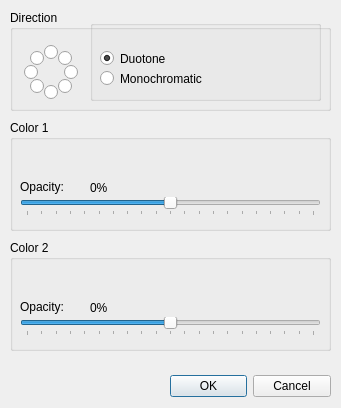
<?xml version="1.0" encoding="UTF-8"?>
<ui version="4.0">
 <class>GradientDialog</class>
 <widget class="QDialog" name="GradientDialog">
  <property name="geometry">
   <rect>
    <x>0</x>
    <y>0</y>
    <width>341</width>
    <height>408</height>
   </rect>
  </property>
  <property name="windowTitle">
   <string>Gradient</string>
  </property>
  <widget class="QDialogButtonBox" name="buttonBox">
   <property name="geometry">
    <rect>
     <x>170</x>
     <y>370</y>
     <width>161</width>
     <height>32</height>
    </rect>
   </property>
   <property name="orientation">
    <enum>Qt::Horizontal</enum>
   </property>
   <property name="standardButtons">
    <set>QDialogButtonBox::Cancel|QDialogButtonBox::Ok</set>
   </property>
  </widget>
  <widget class="QGroupBox" name="groupBox">
   <property name="geometry">
    <rect>
     <x>10</x>
     <y>10</y>
     <width>321</width>
     <height>101</height>
    </rect>
   </property>
   <property name="title">
    <string>Direction</string>
   </property>
   <widget class="QRadioButton" name="directionN">
    <property name="geometry">
     <rect>
      <x>34</x>
      <y>34</y>
      <width>16</width>
      <height>16</height>
     </rect>
    </property>
    <property name="autoFillBackground">
     <bool>false</bool>
    </property>
    <property name="text">
     <string/>
    </property>
    <property name="checked">
     <bool>false</bool>
    </property>
    <property name="autoRepeat">
     <bool>false</bool>
    </property>
   </widget>
   <widget class="QRadioButton" name="directionW">
    <property name="geometry">
     <rect>
      <x>14</x>
      <y>54</y>
      <width>16</width>
      <height>16</height>
     </rect>
    </property>
    <property name="text">
     <string/>
    </property>
    <property name="autoRepeat">
     <bool>false</bool>
    </property>
   </widget>
   <widget class="QRadioButton" name="directionE">
    <property name="geometry">
     <rect>
      <x>54</x>
      <y>54</y>
      <width>16</width>
      <height>16</height>
     </rect>
    </property>
    <property name="text">
     <string/>
    </property>
    <property name="autoRepeat">
     <bool>false</bool>
    </property>
   </widget>
   <widget class="QRadioButton" name="directionS">
    <property name="geometry">
     <rect>
      <x>34</x>
      <y>74</y>
      <width>16</width>
      <height>16</height>
     </rect>
    </property>
    <property name="text">
     <string/>
    </property>
    <property name="autoRepeat">
     <bool>false</bool>
    </property>
   </widget>
   <widget class="QRadioButton" name="directionNE">
    <property name="geometry">
     <rect>
      <x>48</x>
      <y>40</y>
      <width>16</width>
      <height>16</height>
     </rect>
    </property>
    <property name="autoFillBackground">
     <bool>false</bool>
    </property>
    <property name="text">
     <string/>
    </property>
    <property name="autoRepeat">
     <bool>false</bool>
    </property>
   </widget>
   <widget class="QRadioButton" name="directionSE">
    <property name="geometry">
     <rect>
      <x>48</x>
      <y>68</y>
      <width>16</width>
      <height>16</height>
     </rect>
    </property>
    <property name="autoFillBackground">
     <bool>false</bool>
    </property>
    <property name="text">
     <string/>
    </property>
    <property name="autoRepeat">
     <bool>false</bool>
    </property>
   </widget>
   <widget class="QRadioButton" name="directionSW">
    <property name="geometry">
     <rect>
      <x>20</x>
      <y>68</y>
      <width>16</width>
      <height>16</height>
     </rect>
    </property>
    <property name="autoFillBackground">
     <bool>false</bool>
    </property>
    <property name="text">
     <string/>
    </property>
    <property name="autoRepeat">
     <bool>false</bool>
    </property>
   </widget>
   <widget class="QRadioButton" name="directionNW">
    <property name="geometry">
     <rect>
      <x>20</x>
      <y>40</y>
      <width>16</width>
      <height>16</height>
     </rect>
    </property>
    <property name="autoFillBackground">
     <bool>false</bool>
    </property>
    <property name="text">
     <string/>
    </property>
    <property name="checked">
     <bool>false</bool>
    </property>
    <property name="autoRepeat">
     <bool>false</bool>
    </property>
   </widget>
   <widget class="QGroupBox" name="groupBox_2">
    <property name="geometry">
     <rect>
      <x>80</x>
      <y>10</y>
      <width>231</width>
      <height>81</height>
     </rect>
    </property>
    <property name="autoFillBackground">
     <bool>false</bool>
    </property>
    <property name="title">
     <string/>
    </property>
    <property name="flat">
     <bool>false</bool>
    </property>
    <property name="checkable">
     <bool>false</bool>
    </property>
    <widget class="QRadioButton" name="duatone">
     <property name="geometry">
      <rect>
       <x>10</x>
       <y>30</y>
       <width>101</width>
       <height>17</height>
      </rect>
     </property>
     <property name="text">
      <string>Duotone</string>
     </property>
     <property name="checked">
      <bool>true</bool>
     </property>
    </widget>
    <widget class="QRadioButton" name="monochromatic">
     <property name="geometry">
      <rect>
       <x>10</x>
       <y>50</y>
       <width>141</width>
       <height>17</height>
      </rect>
     </property>
     <property name="text">
      <string>Monochromatic</string>
     </property>
    </widget>
   </widget>
  </widget>
  <widget class="QGroupBox" name="groupBox_3">
   <property name="geometry">
    <rect>
     <x>10</x>
     <y>120</y>
     <width>321</width>
     <height>111</height>
    </rect>
   </property>
   <property name="title">
    <string>Color 1</string>
   </property>
   <widget class="BrushTypeComboBox" name="startColorComboBox" native="true">
    <property name="geometry">
     <rect>
      <x>10</x>
      <y>30</y>
      <width>131</width>
      <height>25</height>
     </rect>
    </property>
   </widget>
   <widget class="QLabel" name="label">
    <property name="geometry">
     <rect>
      <x>10</x>
      <y>59</y>
      <width>61</width>
      <height>16</height>
     </rect>
    </property>
    <property name="text">
     <string>Opacity:</string>
    </property>
   </widget>
   <widget class="QLabel" name="opacityValue">
    <property name="geometry">
     <rect>
      <x>80</x>
      <y>60</y>
      <width>51</width>
      <height>16</height>
     </rect>
    </property>
    <property name="text">
     <string>0%</string>
    </property>
   </widget>
   <widget class="QSlider" name="startOpacity">
    <property name="geometry">
     <rect>
      <x>10</x>
      <y>77</y>
      <width>301</width>
      <height>19</height>
     </rect>
    </property>
    <property name="maximum">
     <number>100</number>
    </property>
    <property name="value">
     <number>50</number>
    </property>
    <property name="orientation">
     <enum>Qt::Horizontal</enum>
    </property>
    <property name="tickPosition">
     <enum>QSlider::TicksBelow</enum>
    </property>
    <property name="tickInterval">
     <number>5</number>
    </property>
   </widget>
  </widget>
  <widget class="QGroupBox" name="stopColorGroupBox">
   <property name="enabled">
    <bool>true</bool>
   </property>
   <property name="geometry">
    <rect>
     <x>10</x>
     <y>240</y>
     <width>321</width>
     <height>111</height>
    </rect>
   </property>
   <property name="title">
    <string>Color 2</string>
   </property>
   <widget class="BrushTypeComboBox" name="stopColorComboBox" native="true">
    <property name="geometry">
     <rect>
      <x>10</x>
      <y>30</y>
      <width>131</width>
      <height>25</height>
     </rect>
    </property>
   </widget>
   <widget class="QLabel" name="label_2">
    <property name="geometry">
     <rect>
      <x>10</x>
      <y>59</y>
      <width>61</width>
      <height>16</height>
     </rect>
    </property>
    <property name="text">
     <string>Opacity:</string>
    </property>
   </widget>
   <widget class="QLabel" name="opacityValue_2">
    <property name="geometry">
     <rect>
      <x>80</x>
      <y>60</y>
      <width>51</width>
      <height>16</height>
     </rect>
    </property>
    <property name="text">
     <string>0%</string>
    </property>
   </widget>
   <widget class="QSlider" name="stopOpacity">
    <property name="geometry">
     <rect>
      <x>10</x>
      <y>77</y>
      <width>301</width>
      <height>19</height>
     </rect>
    </property>
    <property name="maximum">
     <number>100</number>
    </property>
    <property name="value">
     <number>50</number>
    </property>
    <property name="orientation">
     <enum>Qt::Horizontal</enum>
    </property>
    <property name="tickPosition">
     <enum>QSlider::TicksBelow</enum>
    </property>
    <property name="tickInterval">
     <number>5</number>
    </property>
   </widget>
  </widget>
 </widget>
 <customwidgets>
  <customwidget>
   <class>BrushTypeComboBox</class>
   <extends>QWidget</extends>
   <header>brushtypecombobox.h</header>
   <container>1</container>
  </customwidget>
 </customwidgets>
 <resources/>
 <connections>
  <connection>
   <sender>buttonBox</sender>
   <signal>accepted()</signal>
   <receiver>GradientDialog</receiver>
   <slot>accept()</slot>
   <hints>
    <hint type="sourcelabel">
     <x>248</x>
     <y>254</y>
    </hint>
    <hint type="destinationlabel">
     <x>157</x>
     <y>274</y>
    </hint>
   </hints>
  </connection>
  <connection>
   <sender>buttonBox</sender>
   <signal>rejected()</signal>
   <receiver>GradientDialog</receiver>
   <slot>reject()</slot>
   <hints>
    <hint type="sourcelabel">
     <x>316</x>
     <y>260</y>
    </hint>
    <hint type="destinationlabel">
     <x>286</x>
     <y>274</y>
    </hint>
   </hints>
  </connection>
 </connections>
</ui>
